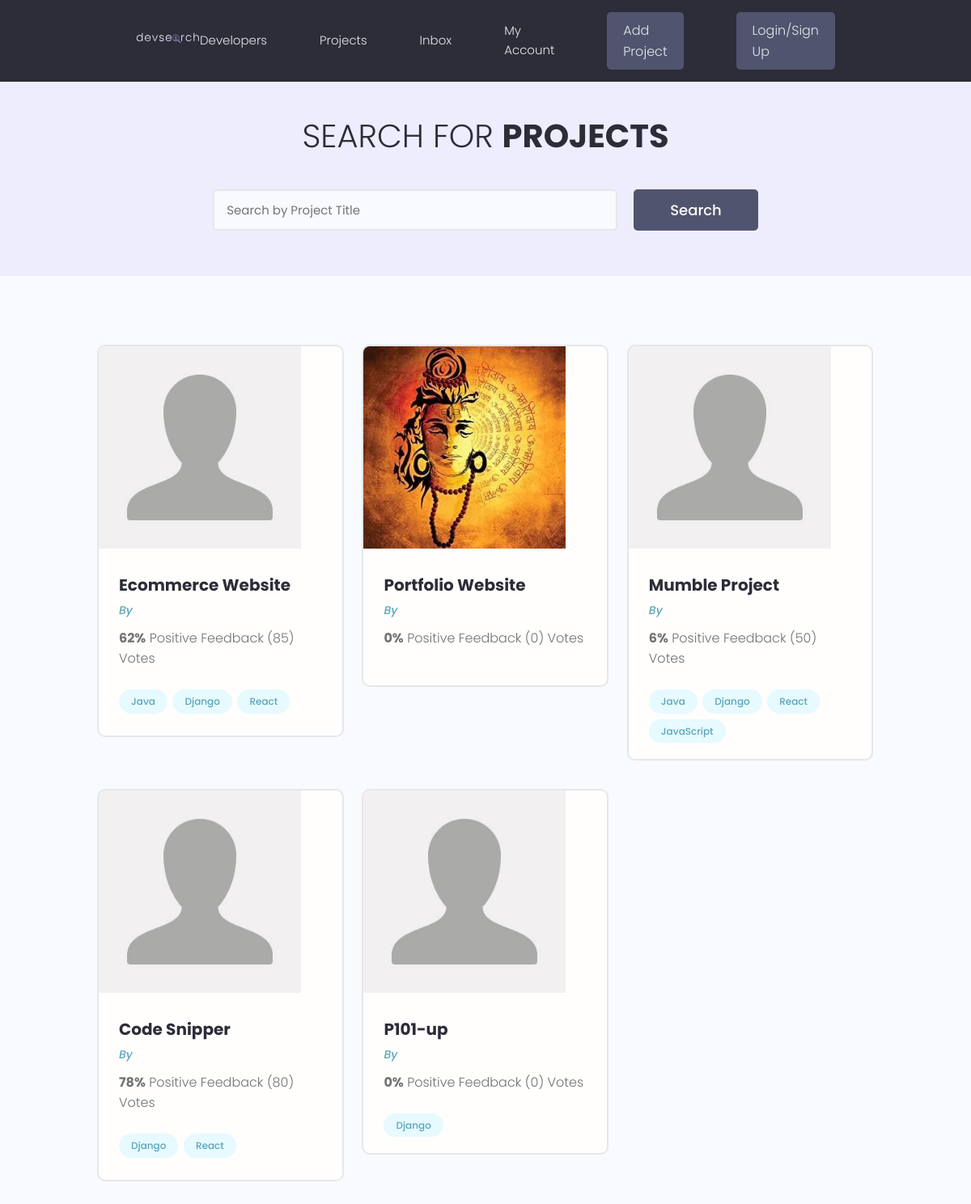
Page /projects/ on the earlier database version.
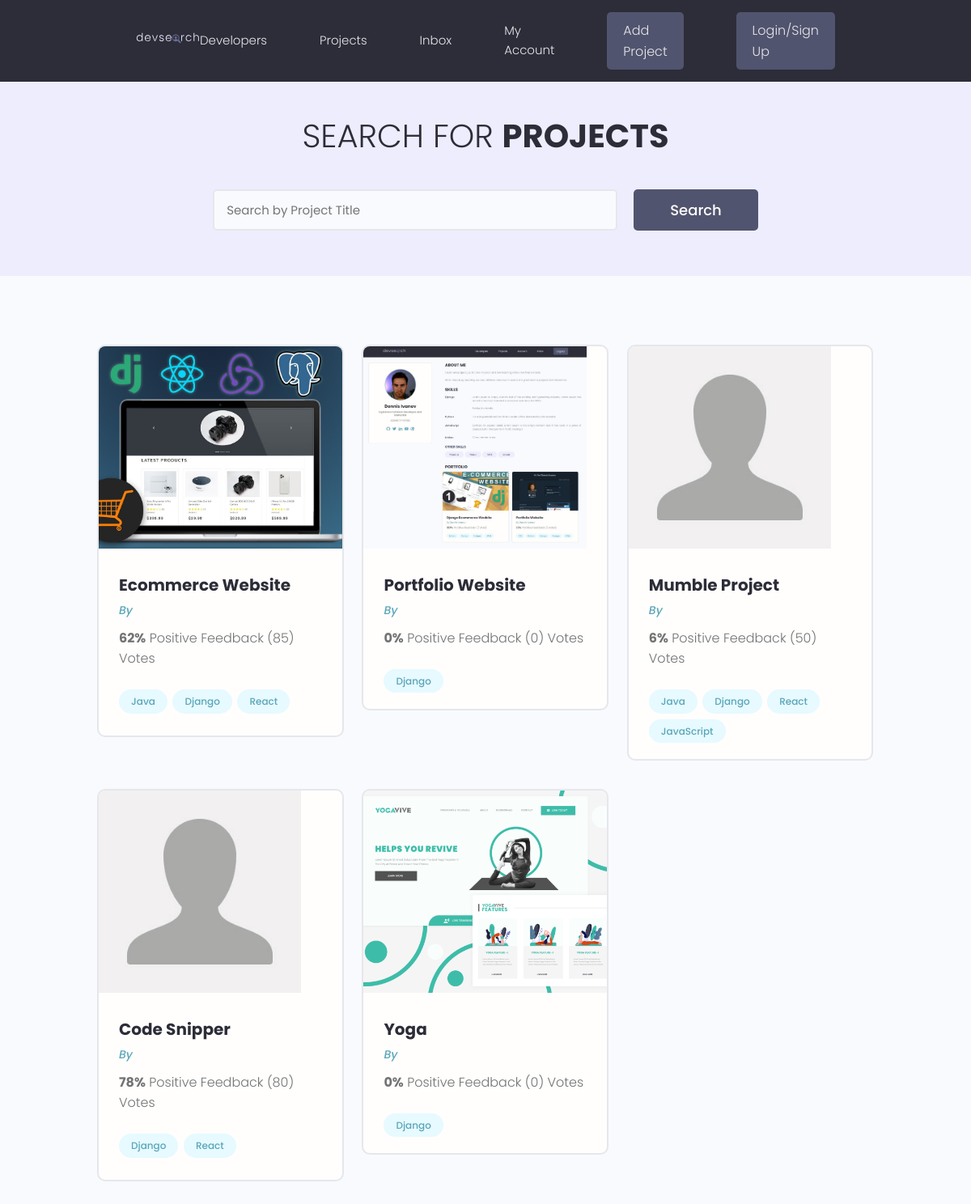
Same page on the later database version.
### projects/models.py (models this page shows, shortened)
class Project(models.Model):
    owner = models.ForeignKey(Profile, null=True, blank=True, on_delete=models.SET_NULL)
    title = models.CharField(max_length=200)
    description = models.TextField(null = True, blank=True)
    featured_image = models.ImageField(null=True, blank=True, default="default.jpg")
    demo_link = models.CharField(max_length=2000, null = True, blank=True)
    source_link = models.CharField(max_length=2000, null=True, blank=True)
    tags = models.ManyToManyField('Tag', blank=True)
    vote_total = models.IntegerField(default=0, null=True, blank=True)
    vote_ratio = models.IntegerField(default=0, null=True, blank=True)
    created = models.DateTimeField(auto_now_add=True)
    id = models.UUIDField(default=uuid.uuid4, unique=True, primary_key=True, editable=False)

class Tag(models.Model):
    name = models.CharField(max_length=200)
    created = models.DateTimeField(auto_now_add=True)
    id = models.UUIDField(default=uuid.uuid4, unique=True, primary_key=True, editable=False)
    def __str__(self):
        return self.name

### projects/views.py (the view)
# urls.py: path('projects/', include('projects.urls')),
def projects(request):
    projects = Project.objects.all()
    context = {'projects':projects }
    return render(request, 'projects/projects.html', context)

### projects/templates/projects/projects.html (shortened to what this page needs)
{% extends 'main.html' %}
{% block content %}
<main class="projects">
    <section class="hero-section text-center">
        <div class="container container--narrow">
            <div class="hero-section__box">
                <h2>Search for <span>Projects</span></h2>
            </div>
            <div class="hero-section__search">
                <form id='searchForm' class="form" action="{% url 'projects' %}" method="get">
                    <div class="form__field">
                        <input class="input input--text" id="formInput#search" type="text" name="search_query"
                            placeholder="Search by Project Title" value="{{search_query}}" />
                    </div>
                    <input class="btn btn--sub btn--lg" type="submit" value="Search" />
                </form>
            </div>
        </div>
    </section>
    <section class="projectsList">
        <div class="container">
            <div class="grid grid--three">
                {% for project in projects %}
                <div class="column">
                    <div class="card project">
                        <a href="{% url 'project' project.id %}" class="project">
                            <img class="project__thumbnail" src="{{project.featured_image.url}}" alt="project thumbnail" />
                            <div class="card__body">
                                <h3 class="project__title">{{project.title}}</h3>
                                <p><a class="project__author" href="{% url 'user-profile' project.owner.id %}">By
                                        {{project.owner.name}}</a>
                                </p>
                                <p class="project--rating">
                                    <span style="font-weight: bold;">{{project.vote_ratio}}%</span> Positive
                                    Feedback ({{project.vote_total}}) Vote{{project.vote_total|pluralize:"s"}}
                                </p>
                                <div class="project__tags">
                                    {% for tag in project.tags.all %}
                                    <span class="tag tag--pill tag--main">
                                        <small>{{tag}}</small>
                                    </span>
                                    {% endfor %}
                                </div>
                            </div>
                        </a>
                    </div>
                </div>
                {% endfor %}
            </div>
        </div>
    </section>
</main>
{% endblock %}

Differences in the rows shown:
changed Project "Ecommerce Website": featured_image: picture added in place of a placeholder
changed Project "Portfolio Website": featured_image: a different picture; gains Tag (name "Django")
changed Project: featured_image: picture added in place of a placeholder; title "P101-up" → "Yoga"
